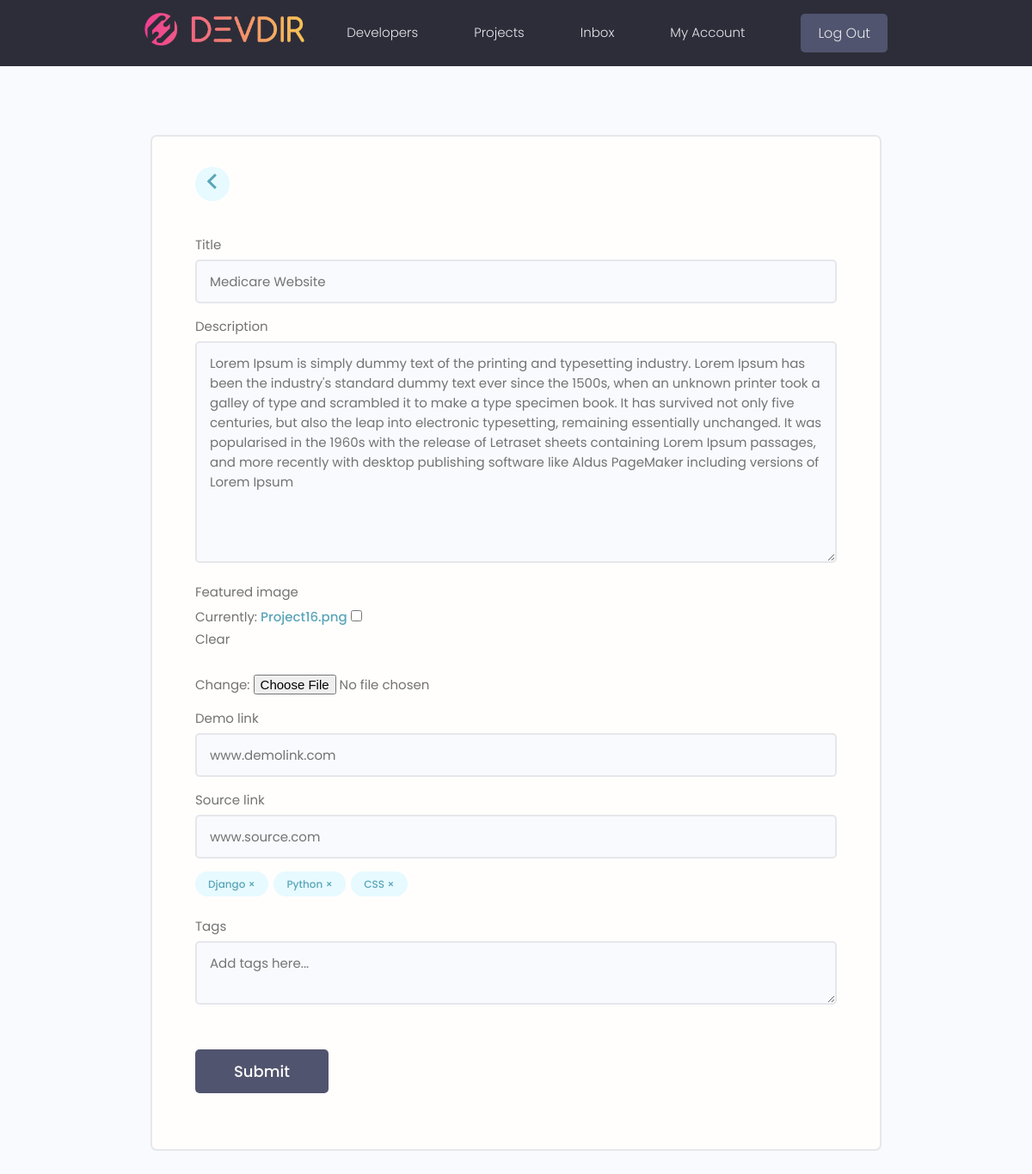
Screenshot of /projects/update-project/6ad7e4be-e5ff-4dc8-a911-d9dee4260c1a (signed in) with the database file from the repository.
### projects/models.py (models this page shows, shortened)
class Project(models.Model):
    id = models.UUIDField(default = uuid.uuid4, primary_key=True, unique=True, editable=False)
    owner = models.ForeignKey(Profile, null=True, blank=True, on_delete= models.CASCADE)
    title = models.CharField(max_length=200, blank=False, null=False)
    description = models.TextField(blank=True, null=True)
    featured_image = models.ImageField(blank=True, null=True, default= 'default.png')
    demo_link = models.CharField(max_length=255, blank=True, null=True)
    source_link = models.CharField(max_length=255, blank=True, null=True)
    tags = models.ManyToManyField('Tag', blank=True)
    vote_count = models.IntegerField(default=0, blank=True)
    vote_ratio = models.IntegerField(default=0, blank=True)
    created = models.DateTimeField(auto_now_add= True )
    class Meta:
        ordering = ['-vote_ratio','-created','title']

class Tag(models.Model):
    id = models.UUIDField(default = uuid.uuid4, primary_key=True, unique=True, editable=False)
    name = models.CharField(max_length=200, blank=False, null=False)
    created = models.DateTimeField(auto_now_add= True )

### projects/views.py (the view, shortened to what this page needs)
# urls.py: path("update-project/<str:pid>", views.updateProject, name="update-project"),
@login_required(login_url='login')
def updateProject(request, pid):
    profile = request.user.profile
    project = profile.project_set.get(id=pid)
    form = ProjectForm(instance=project)
    context = {'form': form,'project':project}
    return render(request, "project-form.html", context)

### projects/forms.py
class ProjectForm(ModelForm):
    class Meta:
        model = Project
        fields = ['title', 'description', 'featured_image','demo_link', 'source_link']
        widgets = {
            'tags': forms.CheckboxSelectMultiple(),
        }
    def __init__(self, *args, **kwargs):
        super(ProjectForm, self).__init__(*args, **kwargs)
        for name, field in self.fields.items():
            field.widget.attrs.update({'class': 'input input--text'})

### projects/templates/project-form.html (shortened to what this page needs)
{% extends 'main.html' %}
{% block content %}
<main class="formPage my-xl">
    <div class="content-box">
        <div class="formWrapper">
            <a class="backButton" href="{% url 'account' %}"><i class="im im-angle-left"></i></a>
            <br>
            <form class="form" method="POST" enctype="multipart/form-data">
                {% for field in form %}
                <div class="form__field">
                    <label for="formInput#text">{{field.label}}</label>
                    {{field}}
                </div>
                {% endfor %}
                <div class="form__field">
                    {% for tag in project.tags.all %}
                    <div class="project-tag tag tag--pill tag--main" data-tag="{{tag.id}}"
                        data-project="{{project.id}}">{{tag.name}} &#215;</div>
                    {% endfor %}
                </div>
                <div class="form__field">
                    <label for="formInput#text">Tags</label>
                    <textarea class="input" name="newtags" placeholder="Add tags here..."></textarea>
                </div>
                <input class="btn btn--sub btn--lg  my-md" type="submit" value="Submit" />
            </form>
        </div>
    </div>
</main>
{% endblock %}

### static/css/app.css (style rules this page uses)
:root { --color-sub: #2d2d39; }
.btn--sub { background-color: var(--color-sub-light); }
.content-box { width: 95%; max-width: 85rem; margin: 0 auto; }
.backButton { background: var(--color-main-light); color: var(--color-main); width: 4rem; height: 4rem; display: flex; align-items: center; justify-content: center; border-radius: 50%; }
.backButton i { font-size: 1.8rem; }
.formPage .formWrapper { list-style: none; background: var(--color-white); padding: 3.5rem 5rem; border: 2px solid var(--color-light); border-radius: 0.7rem; }

### static/uikit/styles/modules/_variables.css (style rules this page uses)
:root { --color-main: #5aa5b9; --color-main-light: #e6faff; --color-sub: #3f4156; --color-sub-light: #51546e; --color-sub-lighter: #ededfd; --color-text: #737373; --color-gray: #8b8b8b; --color-light: #e5e7eb; --color-light-gray: #767676; --color-bg: #f8fafd; --color-white: #fffefd; --color-white-light: #f3f3f3; --color-success: #359e64; --color-success-bg: #def8e8; --color-error: #fc4b0b; --color-error-bg: #fff2ee; --font-base: 'Poppins', arial, helvetica, 'Segoe UI', roboto, ubuntu, sans-serif; --font-monospace: 'Fira Code', 'Courier New', courier, monospace; --font-regular: 300; --font-medium: 500; --font-bold: 700; --generic-shadow: 1px 1px 5px #00000010; --generic-transition: all 0.3s ease-in-out; }

### static/uikit/styles/modules/_base.css (style rules this page uses)
* { margin: 0; padding: 0; box-sizing: border-box; text-rendering: optimizeLegibility; color: inherit; font-size: inherit; }
html { font-size: 50%; }
@media only screen and (min-width: 480px) { html { font-size: 56.25%; } }
@media only screen and (min-width: 1200px) { html { font-size: 62.5%; } }
body { line-height: 1.6; font-weight: 400; font-size: 1.5rem; color: var(--color-text); background-color: var(--color-bg); min-height: 100vh; }

### static/uikit/styles/modules/_typography.css (style rules this page uses)
* { font-family: var(--font-base); }
a { padding-bottom: 2px; text-decoration: none; display: inline-block; color: var(--color-main); font-weight: var(--font-medium); }

### static/uikit/styles/modules/_utilities.css (style rules this page uses)
.my-md { margin: 3rem auto; }
.my-xl { margin: 8rem auto; }

### static/uikit/styles/modules/_button.css (style rules this page uses)
.btn { display: inline-block; position: relative; cursor: pointer; background-color: var(--color-light); font-weight: var(--font-medium); color: var(--color-sub); text-decoration: none; padding: 1rem 2rem; border-radius: 0.5rem; border: none; width: -webkit-fit-content; width: -moz-fit-content; width: fit-content; height: -webkit-fit-content; height: -moz-fit-content; height: fit-content; font-size: 1.6rem; outline-width: 0; outline-color: transparent; -webkit-backface-visibility: hidden; backface-visibility: hidden; transition: all 0.3s ease-in-out; }
.btn--sub { background-color: var(--color-sub); color: var(--color-white); }
.btn--lg { font-size: 1.8rem; padding: 1.2rem 4.5rem; }

### static/uikit/styles/modules/_form.css (style rules this page uses)
.form { display: block; }
.form__field { margin-top: 1.5rem; margin-bottom: 1.5rem; }
.form__label, .form__field > label { display: block; margin-bottom: 0.5rem; color: var(--color-text); }
input.input[type='text'], input.input[type='email'], input.input[type='password'], input.input[type='number'], select.input, textarea.input { min-width: 24rem; width: 100%; padding: 1.2rem 1.5rem; border-radius: 0.5rem; border: 2px solid var(--color-light); transition: all 0.3s ease-in-out; background-color: var(--color-bg); }

### static/uikit/styles/modules/_tag.css (style rules this page uses)
.tag { display: inline-flex; align-items: center; background-color: var(--color-sub); height: -webkit-fit-content; height: -moz-fit-content; height: fit-content; width: -webkit-fit-content; width: -moz-fit-content; width: fit-content; border-radius: 0.5rem; padding: 0.5rem 1.5rem; font-size: 1.2rem; cursor: pointer; }
.tag:not(:last-child) { margin-right: 0.25rem; margin-bottom: 0.75rem; }
.tag--pill { border-radius: 5rem; }
.tag--main, .tag--main > small { background: var(--color-main-light); color: var(--color-main); font-weight: 500; }

### rows the page displays
Project: form "Medicare Website" "Lorem Ipsum is simply dummy text of the printing and typesetting industry. Lorem Ipsum has been the industry's standard dummy text ever since the 1500s, when an unknown printer took a galley of type and scrambled it to make a type specimen book. It has survived not only five centuries, but also the leap into electronic typesetting, remaining essentially unchanged. It was popularised in the 1960s with the release of Letraset sheets containing Lorem Ipsum passages, and more recently with desktop publishing software like Aldus PageMaker including versions of Lorem Ipsum" "www.demolink.com" "www.source.com"
Tag: name "Django"
Tag: name "Python"
Tag: name "CSS"

### other values shown
{{ field.label }} "Title" "Description" "Featured image" "Demo link" "Source link"
